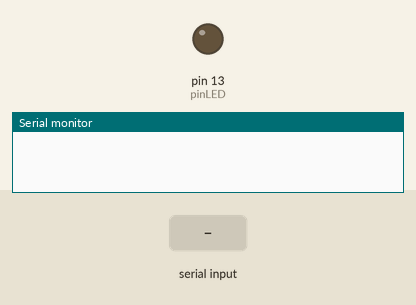
A sketch run on a simulated Arduino Uno, built with avr-gcc and run on an emulated ATmega328P. Parts: output pins drawn as LEDs (lit = HIGH), the last lines printed to the serial monitor. The test bench sets the inputs (shaded band).

Above: at 1.2 s.
1.3 s: "1" received over Serial
At 1.8 s:
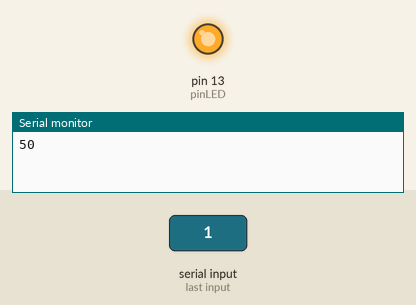
2.8 s: "0" received over Serial
At 4.1 s:
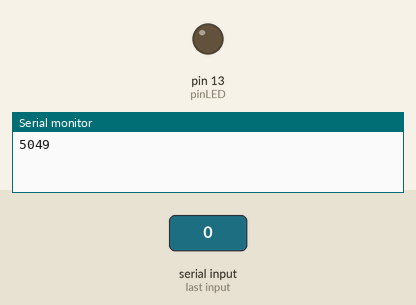
Timing chart, 0 to 5.8 s (numbered marks = the images above; inputs shaded):
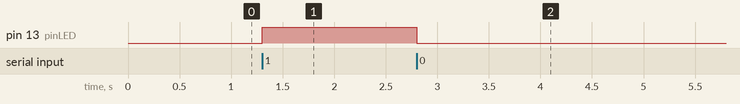

Measured:
- after the input at 1.3 s, pin 13 (pinLED): LOW → HIGH at once
- after the input at 2.8 s, pin 13 (pinLED): HIGH → LOW at once

The sketch:

cortina.ino
```cpp
const int pinLED = 13;

void setup()
{
   Serial.begin(9600);
   pinMode(pinLED, OUTPUT);
}

void loop()
{
    while (!Serial.available());

    char option = Serial.read();
    if (option == '1')
    {
        digitalWrite(pinLED, HIGH);
        Serial.print(option + 1);

    } else {

        digitalWrite(pinLED, LOW);
        Serial.print(option + 1);

    }
}
```
